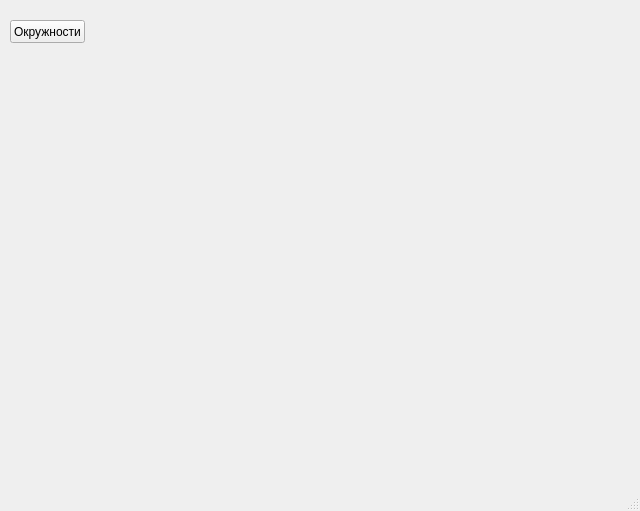
<?xml version="1.0" encoding="UTF-8"?>
<ui version="4.0">
 <class>MainWindow</class>
 <widget class="QMainWindow" name="MainWindow">
  <property name="geometry">
   <rect>
    <x>0</x>
    <y>0</y>
    <width>640</width>
    <height>511</height>
   </rect>
  </property>
  <property name="windowTitle">
   <string>MainWindow</string>
  </property>
  <widget class="QWidget" name="centralwidget">
   <widget class="QPushButton" name="pushButton">
    <property name="geometry">
     <rect>
      <x>10</x>
      <y>20</y>
      <width>75</width>
      <height>23</height>
     </rect>
    </property>
    <property name="text">
     <string>Окружности</string>
    </property>
   </widget>
  </widget>
  <widget class="QMenuBar" name="menubar">
   <property name="geometry">
    <rect>
     <x>0</x>
     <y>0</y>
     <width>640</width>
     <height>21</height>
    </rect>
   </property>
  </widget>
  <widget class="QStatusBar" name="statusbar"/>
 </widget>
 <resources/>
 <connections/>
</ui>
